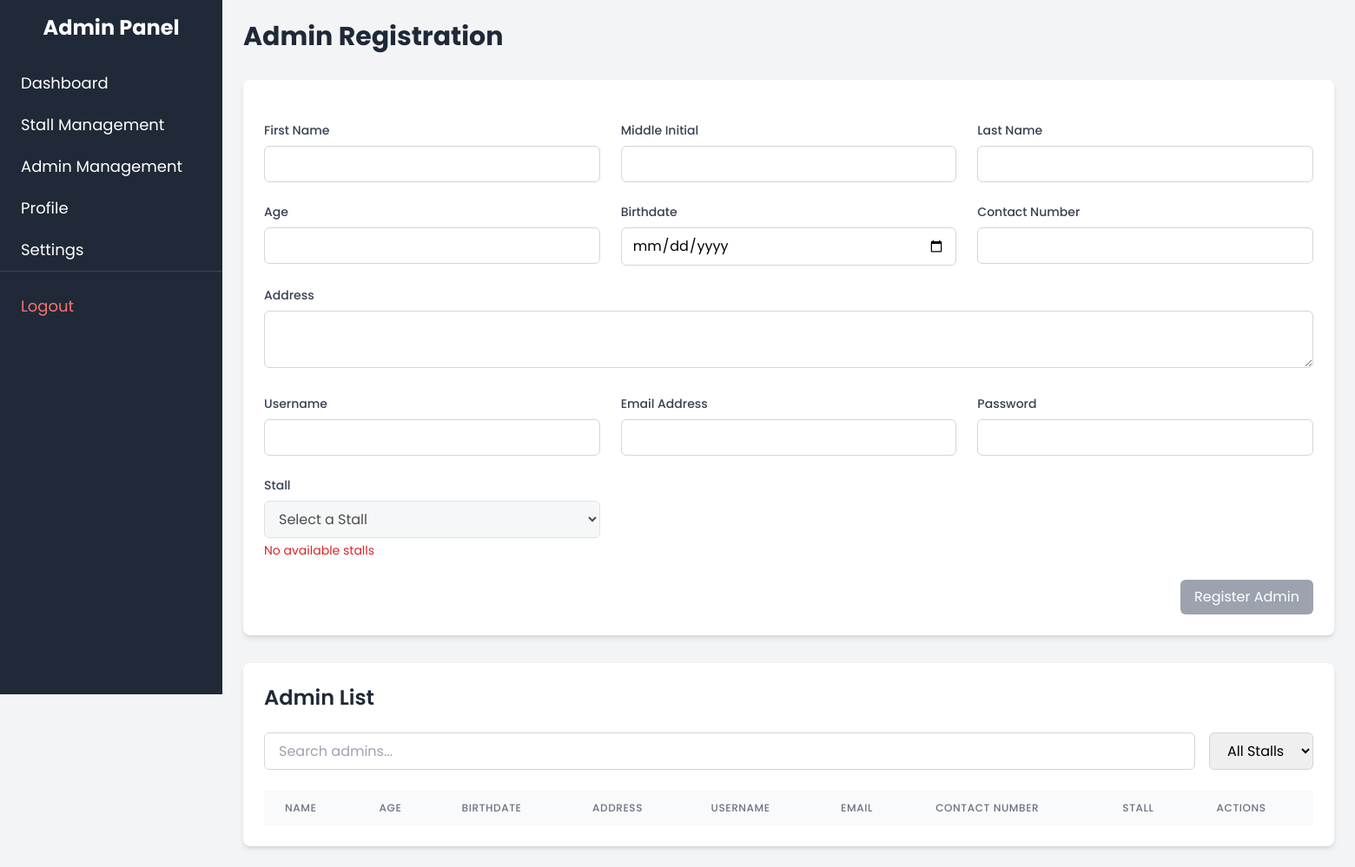
/register_admin (signed in), run on an earlier commit of the app's database.
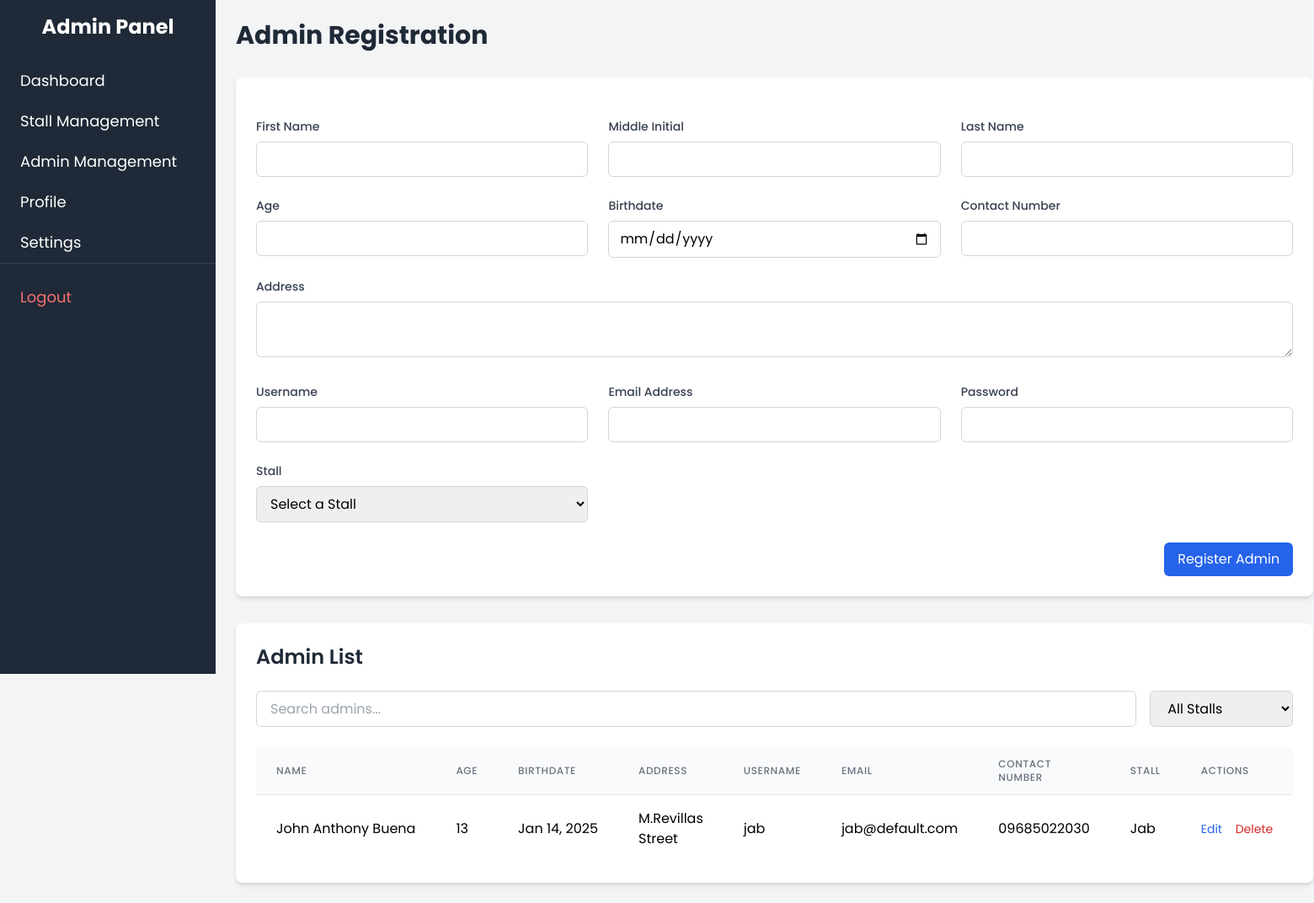
And on a later commit of the database.
### TriadApp/models.py (models this page shows, shortened)
class AdminProfile(models.Model):
    firstname = models.CharField(max_length=50)
    middle_initial = models.CharField(max_length=1, blank=True, null=True)
    lastname = models.CharField(max_length=50)
    age = models.IntegerField()
    birthdate = models.DateField()
    address = models.TextField()
    username = models.CharField(max_length=50, unique=True)
    email = models.EmailField(max_length=254, unique=True, default='', blank=True)  # Updated email field
    password = models.CharField(max_length=100)  # Remember to hash passwords
    contact_number = models.CharField(max_length=15)
    stall = models.ForeignKey('Stall', on_delete=models.CASCADE, related_name="admins", to_field='store_id')

class Stall(models.Model):
    store_id = models.UUIDField(default=uuid.uuid4, editable=False, unique=True)
    name = models.CharField(max_length=255)
    logo = models.ImageField(upload_to='stall_logos/')
    contact_number = models.CharField(max_length=15)
    is_active = models.BooleanField(default=True)  # Add is_active field with default value True

### TriadApp/accounts.py (the view, shortened to what this page needs)
# urls.py: path('register_admin', accounts.register_admin, name='register_admin'),
@superuser_required
def register_admin(request):
    stalls = Stall.objects.exclude(
        store_id__in=AdminProfile.objects.values_list('stall__store_id', flat=True)
    )
    admins = AdminProfile.objects.all()
    return render(request, 'TriadApp/superadmin/register_admin.html', {
        'stalls': stalls,
        'admins': admins
    })

### TriadApp/templates/TriadApp/superadmin/register_admin.html (shortened to what this page needs)
{% extends 'TriadApp/superadmin/super_admin.html' %}
{% block content %}
<div class="max-w-7xl mx-auto">
    <h1 class="text-3xl font-bold text-gray-800 mb-8">Admin Registration</h1>
    <div class="bg-white rounded-lg shadow-md p-6 mb-8">
        <form method="POST" enctype="multipart/form-data" class="space-y-6" id="adminForm">
            <div class="grid grid-cols-1 md:grid-cols-3 gap-6">
                <div>
                    <label for="firstname" class="block text-sm font-medium text-gray-700 mb-2">First Name</label>
                    <input type="text" id="firstname" name="firstname" required
                           class="w-full px-3 py-2 border border-gray-300 rounded-md focus:outline-none focus:ring-2 focus:ring-blue-500">
                </div>
                <div>
                    <label for="middle_initial" class="block text-sm font-medium text-gray-700 mb-2">Middle Initial</label>
                    <input type="text" id="middle_initial" name="middle_initial"
                           class="w-full px-3 py-2 border border-gray-300 rounded-md focus:outline-none focus:ring-2 focus:ring-blue-500">
                </div>
                <div>
                    <label for="lastname" class="block text-sm font-medium text-gray-700 mb-2">Last Name</label>
                    <input type="text" id="lastname" name="lastname" required
                           class="w-full px-3 py-2 border border-gray-300 rounded-md focus:outline-none focus:ring-2 focus:ring-blue-500">
                </div>
                <div>
                    <label for="age" class="block text-sm font-medium text-gray-700 mb-2">Age</label>
                    <input type="number" id="age" name="age" required
                           class="w-full px-3 py-2 border border-gray-300 rounded-md focus:outline-none focus:ring-2 focus:ring-blue-500">
                </div>
                <div>
                    <label for="birthdate" class="block text-sm font-medium text-gray-700 mb-2">Birthdate</label>
                    <input type="date" id="birthdate" name="birthdate" required
                           class="w-full px-3 py-2 border border-gray-300 rounded-md focus:outline-none focus:ring-2 focus:ring-blue-500">
                </div>
                <div>
                    <label for="contact_number" class="block text-sm font-medium text-gray-700 mb-2">Contact Number</label>
                    <input type="text" id="contact_number" name="contact_number" required
                           class="w-full px-3 py-2 border border-gray-300 rounded-md focus:outline-none focus:ring-2 focus:ring-blue-500">
                </div>
                <div class="md:col-span-3">
                    <label for="address" class="block text-sm font-medium text-gray-700 mb-2">Address</label>
                    <textarea id="address" name="address" required rows="2"
                              class="w-full px-3 py-2 border border-gray-300 rounded-md focus:outline-none focus:ring-2 focus:ring-blue-500"></textarea>
                </div>
                <div>
                    <label for="username" class="block text-sm font-medium text-gray-700 mb-2">Username</label>
                    <input type="text" id="username" name="username" required
                           class="w-full px-3 py-2 border border-gray-300 rounded-md focus:outline-none focus:ring-2 focus:ring-blue-500">
                </div>
                <div>
                    <label for="email" class="block text-sm font-medium text-gray-700 mb-2">Email Address</label>
                    <input type="email" id="email" name="email" required
                           class="w-full px-3 py-2 border border-gray-300 rounded-md focus:outline-none focus:ring-2 focus:ring-blue-500">
                </div>
                <div>
                    <label for="password" class="block text-sm font-medium text-gray-700 mb-2">Password</label>
                    <input type="password" id="password" name="password" required
                           class="w-full px-3 py-2 border border-gray-300 rounded-md focus:outline-none focus:ring-2 focus:ring-blue-500">
                </div>
                <div>
                    <label for="stall" class="block text-sm font-medium text-gray-700 mb-2">Stall</label>
                    <select id="stall" name="stall" required {% if not stalls %}disabled{% endif %}
                            class="w-full px-3 py-2 border border-gray-300 rounded-md focus:outline-none focus:ring-2 focus:ring-blue-500 {% if not stalls %}bg-gray-100{% endif %}">
                        <option value="">Select a Stall</option>
                    </select>
                    {% if not stalls %}
                    <p class="text-sm text-red-600 mt-1">No available stalls</p>
                    {% endif %}
                </div>
            </div>
            <div class="flex justify-end">
                <button type="submit"
                        {% if not stalls %}disabled{% endif %}
                        class="px-4 py-2 {% if stalls %}bg-blue-600 hover:bg-blue-700{% else %}bg-gray-400 cursor-not-allowed{% endif %} text-white rounded-md focus:outline-none focus:ring-2 focus:ring-blue-500">
                    Register Admin
                </button>
            </div>
        </form>
    </div>
    <div class="bg-white rounded-lg shadow-md p-6">
        <h2 class="text-2xl font-semibold text-gray-800 mb-6">Admin List</h2>
        <div class="flex flex-col md:flex-row gap-4 mb-6">
            <input type="text" id="adminSearch" placeholder="Search admins..."
                   class="flex-1 px-4 py-2 border border-gray-300 rounded-md focus:outline-none focus:ring-2 focus:ring-blue-500">
            <select id="stallFilter"
                    class="px-4 py-2 border border-gray-300 rounded-md focus:outline-none focus:ring-2 focus:ring-blue-500">
                <option value="all">All Stalls</option>
            </select>
        </div>
        <div class="overflow-x-auto">
            <table id="adminTable" class="min-w-full divide-y divide-gray-200">
                <thead class="bg-gray-50">
                    <tr>
                        <th class="px-6 py-3 text-left text-xs font-medium text-gray-500 uppercase tracking-wider">Name</th>
                        <th class="px-6 py-3 text-left text-xs font-medium text-gray-500 uppercase tracking-wider">Age</th>
                        <th class="px-6 py-3 text-left text-xs font-medium text-gray-500 uppercase tracking-wider">Birthdate</th>
                        <th class="px-6 py-3 text-left text-xs font-medium text-gray-500 uppercase tracking-wider">Address</th>
                        <th class="px-6 py-3 text-left text-xs font-medium text-gray-500 uppercase tracking-wider">Username</th>
                        <th class="px-6 py-3 text-left text-xs font-medium text-gray-500 uppercase tracking-wider">Email</th>
                        <th class="px-6 py-3 text-left text-xs font-medium text-gray-500 uppercase tracking-wider">Contact Number</th>
                        <th class="px-6 py-3 text-left text-xs font-medium text-gray-500 uppercase tracking-wider">Stall</th>
                        <th class="px-6 py-3 text-left text-xs font-medium text-gray-500 uppercase tracking-wider">Actions</th>
                    </tr>
                </thead>
                <tbody class="bg-white divide-y divide-gray-200">
                    {% for admin in admins %}
                    <tr class="hover:bg-gray-50">
                        <td class="px-6 py-4 whitespace-nowrap">{{ admin.firstname }} {{ admin.middle_initial }} {{ admin.lastname }}</td>
                        <td class="px-6 py-4 whitespace-nowrap">{{ admin.age }}</td>
                        <td class="px-6 py-4 whitespace-nowrap">{{ admin.birthdate|date:"M d, Y" }}</td>
                        <td class="px-6 py-4">{{ admin.address }}</td>
                        <td class="px-6 py-4 whitespace-nowrap">{{ admin.username }}</td>
                        <td class="px-6 py-4 whitespace-nowrap">{{ admin.email }}</td>
                        <td class="px-6 py-4 whitespace-nowrap">{{ admin.contact_number }}</td>
                        <td class="px-6 py-4 whitespace-nowrap">{{ admin.stall.name }}</td>
                        <td class="px-6 py-4 whitespace-nowrap text-sm">
                            <button class="text-blue-600 hover:text-blue-900 mr-3"
                                    data-admin='{"id": "{{ admin.id }}",
                                               "firstname": "{{ admin.firstname|escapejs }}",
                                               "middle_initial": "{{ admin.middle_initial|escapejs }}",
                                               "lastname": "{{ admin.lastname|escapejs }}",
                                               "age": "{{ admin.age }}",
                                               "birthdate": "{{ admin.birthdate|date:'Y-m-d' }}",
                                               "address": "{{ admin.address|escapejs }}",
                                               "username": "{{ admin.username|escapejs }}",
                                               "email": "{{ admin.email|escapejs }}",
                                               "contact_number": "{{ admin.contact_number|escapejs }}",
                                               "stall_id": "{{ admin.stall.store_id }}",
                                               "stall_name": "{{ admin.stall.name|escapejs }}"}'
                                    onclick="editAdmin(this)">
                                Edit
                            </button>
                            <button class="text-red-600 hover:text-red-900"
                                    onclick="deleteAdmin('{{ admin.id }}')">
                                Delete
                            </button>
                        </td>
                    </tr>
                    {% endfor %}
                </tbody>
            </table>
        </div>
    </div>
</div>
{% endblock %}

### TriadApp/templates/TriadApp/superadmin/super_admin.html (shortened to what this page needs)
<!DOCTYPE html>
<html lang="en">
<head>
    <link href="https://cdn.jsdelivr.net/npm/tailwindcss@2.2.16/dist/tailwind.min.css" rel="stylesheet">
</head>
<body class="bg-gray-100">
    <div class="flex">
        <div class="w-64 h-screen bg-gray-800 text-white fixed">
            <div class="flex flex-col items-center py-4">
                <h1 class="text-2xl font-bold">Admin Panel</h1>
                <nav class="mt-6 w-full">
                    <ul>
                        <li>
                            <a href="{% url 'super_admin' %}" class="block py-2.5 px-6 text-lg hover:bg-gray-700">Dashboard</a>
                        </li>
                        <li>
                            <a href="{% url 'add_stall' %}" class="block py-2.5 px-6 text-lg hover:bg-gray-700">Stall Management</a>
                        </li>
                        <li>
                            <a href="{% url 'register_admin' %}" class="block py-2.5 px-6 text-lg hover:bg-gray-700">Admin Management</a>
                        </li>
                        <li>
                            <a href="{% url 'super_admin_profile' %}" class="block py-2.5 px-6 text-lg hover:bg-gray-700">Profile</a>
                        </li>
                        <li>
                            <a href="#" class="block py-2.5 px-6 text-lg hover:bg-gray-700">Settings</a>
                        </li>
                        <li class="mt-auto border-t border-gray-700 pt-4">
                            <a href="{% url 'logout' %}"
                               class="block py-2.5 px-6 text-lg text-red-400 hover:bg-gray-700 hover:text-red-300">
                                <div class="flex items-center">
                                    <span>Logout</span>
                                </div>
                            </a>
                        </li>
                    </ul>
                </nav>
            </div>
        </div>
        <div class="flex-1 ml-64 p-6">
            {% block content %}{% endblock %}
        </div>
    </div>
</body>
</html>

### TriadApp/templates/TriadApp/superadmin/super_admin.html (style rules this page uses)
* { font-family: 'Poppins', sans-serif; }

### TriadApp/templates/TriadApp/superadmin/register_admin.html (style rules this page uses)
* { font-family: 'Poppins', sans-serif; }

What changed in the data, as far as the page shows it:
added AdminProfile: firstname "John", middle_initial "Anthony", lastname "Buena", age "13", birthdate "Jan 14, 2025", address "M.Revillas Street", username "jab", email "jab@default.com", contact_number "09685022030", stall.name "Jab"
Also different on the page:
text no longer shown: "No available stalls"
